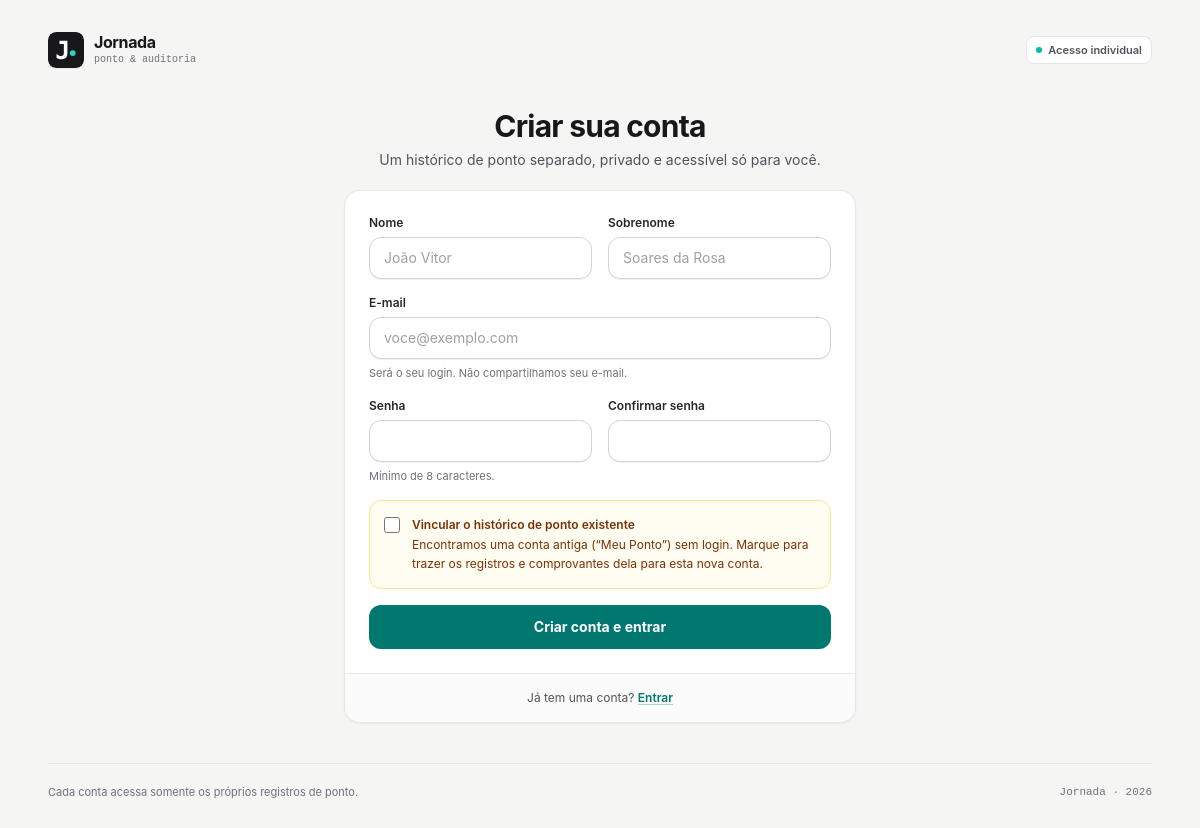
/cadastro, run on an earlier commit of the app's database.
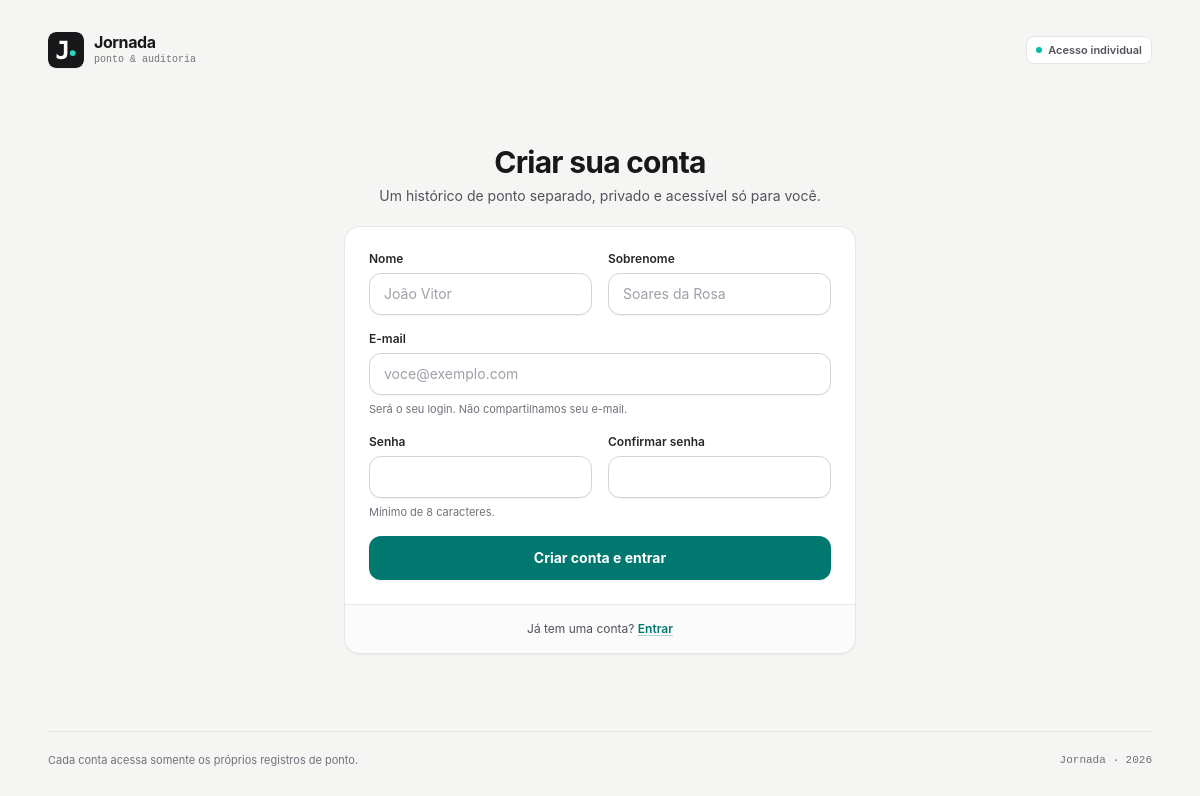
And on a later commit of the database.
### tables this page shows
CREATE TABLE IF NOT EXISTS usuarios (
    id INT UNSIGNED AUTO_INCREMENT PRIMARY KEY,
    nome VARCHAR(100) NOT NULL,
    sobrenome VARCHAR(100) NOT NULL DEFAULT '',
    email VARCHAR(150) NOT NULL,
    senha_hash VARCHAR(255) NOT NULL,
    carga_diaria_minutos SMALLINT UNSIGNED NOT NULL DEFAULT 480,
    tolerancia_minutos TINYINT UNSIGNED NOT NULL DEFAULT 10,
    criado_em TIMESTAMP DEFAULT CURRENT_TIMESTAMP,
    UNIQUE KEY uk_usuarios_email (email)
);

### app/Core/Controller.php (called while the page is built, shortened)
<?php
abstract class Controller {
    protected function view(string $view, array $data = [], string $layout = 'principal'): void {
        $flash = $_SESSION['_flash'] ?? [];
        extract($flash);
        extract($data);
        require __DIR__ . '/../Views/' . $view . '.php';
        $conteudo = ob_get_clean();
        require __DIR__ . '/../Views/layouts/' . $layout . '.php';
    }
}

### app/Controllers/AuthController.php (called while the page is built, shortened)
<?php
class AuthController extends Controller
{
    public function cadastroForm(): void
    {
        $this->view('auth/cadastro', [
            'titulo' => 'Criar conta',
            'nome' => '',
            'sobrenome' => '',
            'email' => '',
            'contaLegada' => Auth::legadoDisponivel(),
        ], 'autenticacao');
    }
}

### app/Core/Router.php (called while the page is built, shortened)
<?php
class Router
{
    private array $routes = [
        'GET' => [],
        'POST' => []
    ];
    public function get(string $path, array $handler): void {
        $this->routes['GET'][$path] = $handler;
    }
    public function post(string $path, array $handler): void {
        $this->routes['POST'][$path] = $handler;
    }
    public function dispatch(string $method, string $uri): void {
        $path = parse_url($uri, PHP_URL_PATH) ?: '/';
        if ($path !== '/') {
            $path = rtrim($path, '/');
        }
        [$controllerClass, $controllerMethod] =
            $this->routes[$method][$path];
        $controller = new $controllerClass();
        $controller->$controllerMethod();
    }
}

### public/index.php (called while the page is built, shortened)
<?php
require_once __DIR__ . '/../app/Core/Autoloader.php';
$router = new Router();
$metodo = $_SERVER['REQUEST_METHOD'] ?? 'GET';
$router->dispatch($metodo, $_SERVER['REQUEST_URI'] ?? '/');

### app/Core/Autoloader.php (called while the page is built, shortened)
<?php
spl_autoload_register(function (string $class):void {
    $prefix = 'App\\';
    $relativeClass = substr($class, strlen($prefix));
    $file = __DIR__ . '/../' . str_replace(
        '\\',
        '/',
        $relativeClass
    ) . '.php';
});

### config/database.php (called while the page is built, shortened)
<?php
return [
    'host' => $_ENV['DB_HOST'] ?? 'db',
    'port' => $_ENV['DB_PORT'] ?? '3306',
    'database' => $_ENV['DB_DATABASE'] ?? 'jornada',
    'username' => $_ENV['DB_USERNAME'] ?? 'jornada',
    'password' => $_ENV['DB_PASSWORD'] ?? '',
];

### app/Core/Database.php (called while the page is built, shortened)
<?php
class Database {
    private static ?PDO $connection = null;
    public static function connection(): PDO {
        if (self::$connection === null) {
            $config = require __DIR__ . '/../../config/database.php';
            $dsn = sprintf(
                'mysql:host=%s;port=%s;dbname=%s;charset=utf8mb4',
                $config['host'],
                $config['port'],
                $config['database']
            );
            self::$connection = new PDO(
                $dsn,
                $config['username'],
                $config['password'],
                [
                    PDO::ATTR_ERRMODE => PDO::ERRMODE_EXCEPTION,
                    PDO::ATTR_DEFAULT_FETCH_MODE => PDO::FETCH_ASSOC,
                    PDO::ATTR_EMULATE_PREPARES => false,
                ]
            );
        }
        return self::$connection;
    }
}

### app/Core/Auth.php (called while the page is built, shortened)
<?php
final class Auth
{
    public static function contaLegada(): ?array
    {
        $stmt = Database::connection()->query(
            "SELECT id, nome
             FROM usuarios
             WHERE (email IS NULL OR email = '')
               AND (senha_hash IS NULL OR senha_hash = '')
             ORDER BY id ASC
             LIMIT 1"
        );
        $usuario = $stmt->fetch();
        if (!$usuario) {
            return null;
        }
        return [
            'id' => (int) $usuario['id'],
            'nome' => (string) $usuario['nome'],
        ];
    }
    public static function legadoDisponivel(): ?array
    {
        $legado = self::contaLegada();
        if ($legado === null) {
            return null;
        }
        $comCredenciais = (int) Database::connection()
            ->query("SELECT COUNT(*) FROM usuarios WHERE email IS NOT NULL AND email <> ''")
            ->fetchColumn();
        return $comCredenciais === 0 ? $legado : null;
    }
}

### app/Views/layouts/identidade-visual.php (called while the page is built, shortened)
<?php
$diretorioBrand = __DIR__ . '/../../../public/assets/brand';
$versaoBrand = 1;
foreach ([
    'logo-jornada-mark.svg',
    'og-jornada.png',
    'favicon.ico',
    'favicon.svg',
    'favicon-16x16.png',
    'favicon-32x32.png',
    'app-icon-192.png',
    'app-icon-512.png',
    'app-icon-maskable-192.png',
    'app-icon-maskable-512.png',
    'app-icon-monochrome-512.png',
    'apple-touch-icon-152x152.png',
    'apple-touch-icon-167x167.png',
    'apple-touch-icon-180x180.png',
    'apple-touch-icon.png',
    'safari-pinned-tab.svg',
    'site.webmanifest',
] as $arquivoBrand) {
    $modificadoEm = @filemtime($diretorioBrand . '/' . $arquivoBrand);
    if ($modificadoEm !== false) {
        $versaoBrand = max($versaoBrand, $modificadoEm);
    }
}
?>

### app/Views/auth/cadastro.php (the view, shortened to what this page needs)
<?php
$nome = $nome ?? '';
$sobrenome = $sobrenome ?? '';
$email = $email ?? '';
$contaLegada = $contaLegada ?? null;
$vincularLegado = $vincularLegado ?? false;
?>
<section class="w-full max-w-lg">
    <div class="mb-5 text-center">
        <h1 class="text-2xl font-bold tracking-tight text-zinc-900 sm:text-3xl">Criar sua conta</h1>
        <p class="mt-1.5 text-sm text-zinc-600">Um histórico de ponto separado, privado e acessível só para você.</p>
    </div>
    <div class="overflow-hidden rounded-2xl border border-stone-200/90 bg-white shadow-xs">
        <form method="post" action="/cadastro" class="space-y-4 p-5 sm:p-6">
            <div class="grid grid-cols-1 gap-4 sm:grid-cols-2">
                <div>
                    <label for="nome" class="block text-xs font-semibold text-zinc-800">Nome</label>
                    <input
                        type="text"
                        id="nome"
                        name="nome"
                        value="<?= htmlspecialchars($nome) ?>"
                        maxlength="100"
                        minlength="2"
                        autocomplete="given-name"
                        required
                        autofocus
                        class="mt-1.5 block w-full rounded-xl border border-stone-300 bg-white px-3.5 py-2.5 text-sm text-zinc-900 shadow-2xs transition-colors placeholder:text-zinc-400 focus:border-teal-600 focus:outline-none focus:ring-3 focus:ring-teal-600/15"
                        placeholder="João Vitor"
                    >
                </div>
                <div>
                    <label for="sobrenome" class="block text-xs font-semibold text-zinc-800">Sobrenome</label>
                    <input
                        type="text"
                        id="sobrenome"
                        name="sobrenome"
                        value="<?= htmlspecialchars($sobrenome) ?>"
                        maxlength="100"
                        minlength="2"
                        autocomplete="family-name"
                        required
                        class="mt-1.5 block w-full rounded-xl border border-stone-300 bg-white px-3.5 py-2.5 text-sm text-zinc-900 shadow-2xs transition-colors placeholder:text-zinc-400 focus:border-teal-600 focus:outline-none focus:ring-3 focus:ring-teal-600/15"
                        placeholder="Soares da Rosa"
                    >
                </div>
            </div>
            <div>
                <label for="email" class="block text-xs font-semibold text-zinc-800">E-mail</label>
                <input
                    type="email"
                    id="email"
                    name="email"
                    value="<?= htmlspecialchars($email) ?>"
                    maxlength="150"
                    autocomplete="email"
                    inputmode="email"
                    required
                    class="mt-1.5 block w-full rounded-xl border border-stone-300 bg-white px-3.5 py-2.5 text-sm text-zinc-900 shadow-2xs transition-colors placeholder:text-zinc-400 focus:border-teal-600 focus:outline-none focus:ring-3 focus:ring-teal-600/15"
                    placeholder="voce@exemplo.com"
                >
                <small class="mt-1.5 block text-[11px] text-zinc-500">Será o seu login. Não compartilhamos seu e-mail.</small>
            </div>
            <div class="grid grid-cols-1 gap-4 sm:grid-cols-2">
                <div>
                    <label for="senha" class="block text-xs font-semibold text-zinc-800">Senha</label>
                    <input
                        type="password"
                        id="senha"
                        name="senha"
                        minlength="8"
                        autocomplete="new-password"
                        required
                        class="mt-1.5 block w-full rounded-xl border border-stone-300 bg-white px-3.5 py-2.5 text-sm text-zinc-900 shadow-2xs transition-colors focus:border-teal-600 focus:outline-none focus:ring-3 focus:ring-teal-600/15"
                    >
                    <small class="mt-1.5 block text-[11px] text-zinc-500">Mínimo de 8 caracteres.</small>
                </div>
                <div>
                    <label for="confirmar_senha" class="block text-xs font-semibold text-zinc-800">Confirmar senha</label>
                    <input
                        type="password"
                        id="confirmar_senha"
                        name="confirmar_senha"
                        minlength="8"
                        autocomplete="new-password"
                        required
                        class="mt-1.5 block w-full rounded-xl border border-stone-300 bg-white px-3.5 py-2.5 text-sm text-zinc-900 shadow-2xs transition-colors focus:border-teal-600 focus:outline-none focus:ring-3 focus:ring-teal-600/15"
                    >
                </div>
            </div>
            <?php if ($contaLegada !== null): ?>
                <label class="flex cursor-pointer items-start gap-3 rounded-xl border border-amber-200 bg-amber-50/70 p-3.5">
                    <input
                        type="checkbox"
                        name="vincular_legado"
                        value="1"
                        <?= $vincularLegado ? 'checked' : '' ?>
                        class="mt-0.5 size-4 shrink-0 cursor-pointer rounded border-stone-300 text-teal-700 focus:ring-teal-600"
                    >
                    <span class="text-xs leading-relaxed text-amber-900">
                        <strong class="block font-semibold">Vincular o histórico de ponto existente</strong>
                        Encontramos uma conta antiga (“<?= htmlspecialchars($contaLegada['nome']) ?>”) sem login.
                        Marque para trazer os registros e comprovantes dela para esta nova conta.
                    </span>
                </label>
            <?php endif; ?>
            <button
                type="submit"
                class="inline-flex w-full cursor-pointer items-center justify-center rounded-xl bg-teal-700 px-5 py-3 text-sm font-bold text-white shadow-xs transition-colors hover:bg-teal-800 focus:outline-none focus-visible:ring-2 focus-visible:ring-teal-600 focus-visible:ring-offset-2"
            >
                Criar conta e entrar
            </button>
        </form>
        <div class="border-t border-stone-200/90 bg-stone-50/70 px-5 py-4 text-center text-xs text-zinc-600 sm:px-6">
            Já tem uma conta?
            <a href="/login" class="font-semibold text-teal-700 underline decoration-teal-700/30 underline-offset-2 hover:text-teal-800">
                Entrar
            </a>
        </div>
    </div>
</section>

### app/Views/layouts/autenticacao.php (shortened to what this page needs)
<!DOCTYPE html>
<html lang="pt-br" class="h-full">
<head>
    <?php require __DIR__ . '/identidade-visual.php'; ?>
    <link rel="stylesheet" href="/assets/css/app.css?v=<?= filemtime(__DIR__ . '/../../../public/assets/css/app.css') ?>">
</head>
<body class="flex min-h-dvh flex-col bg-stone-100 font-sans text-base leading-normal text-zinc-900 antialiased selection:bg-teal-100 selection:text-teal-950">
    <div class="mx-auto flex w-full max-w-6xl flex-1 flex-col px-4 py-6 sm:px-6 sm:py-8">
        <header class="flex items-center justify-between gap-4">
            <a href="/login" class="group inline-flex items-center gap-2.5 rounded-lg focus:outline-none focus-visible:ring-2 focus-visible:ring-teal-600">
                <img
                    src="/assets/brand/logo-jornada-mark.svg?v=<?= $versaoBrand ?>"
                    alt=""
                    width="36"
                    height="36"
                    class="size-9 rounded-lg shadow-2xs transition-transform group-hover:scale-[1.02]"
                >
                <div class="flex flex-col">
                    <span class="text-base font-bold leading-none tracking-tight text-zinc-900">Jornada</span>
                    <span class="mt-0.5 font-mono text-[10px] font-medium text-zinc-500">ponto &amp; auditoria</span>
                </div>
            </a>
            <span class="inline-flex items-center gap-1.5 rounded-lg bg-white px-2.5 py-1.5 text-[11px] font-semibold text-zinc-600 ring-1 ring-inset ring-stone-200">
                <span class="size-1.5 rounded-full bg-teal-500" aria-hidden="true"></span>
                Acesso individual
            </span>
        </header>
        <main class="flex flex-1 items-center justify-center py-8 sm:py-10">
            <?= $conteudo ?>
        </main>
        <footer class="flex flex-col items-center justify-between gap-2 border-t border-stone-200 pt-5 text-center text-[11px] text-zinc-500 sm:flex-row sm:text-left">
            <p class="m-0">Cada conta acessa somente os próprios registros de ponto.</p>
            <p class="m-0 font-mono">Jornada · <?= date('Y') ?></p>
        </footer>
    </div>
</body>
</html>

What changed in the data, as far as the page shows it:
removed usuarios: nome "Meu Ponto"
Also different on the page:
form field vincular_legado: "☐" → (not shown)
text no longer shown: "Vincular o histórico de ponto existente Encontramos uma conta antiga (“ ”) sem login. Marque para trazer os registros e comprovantes dela para esta nova conta."
